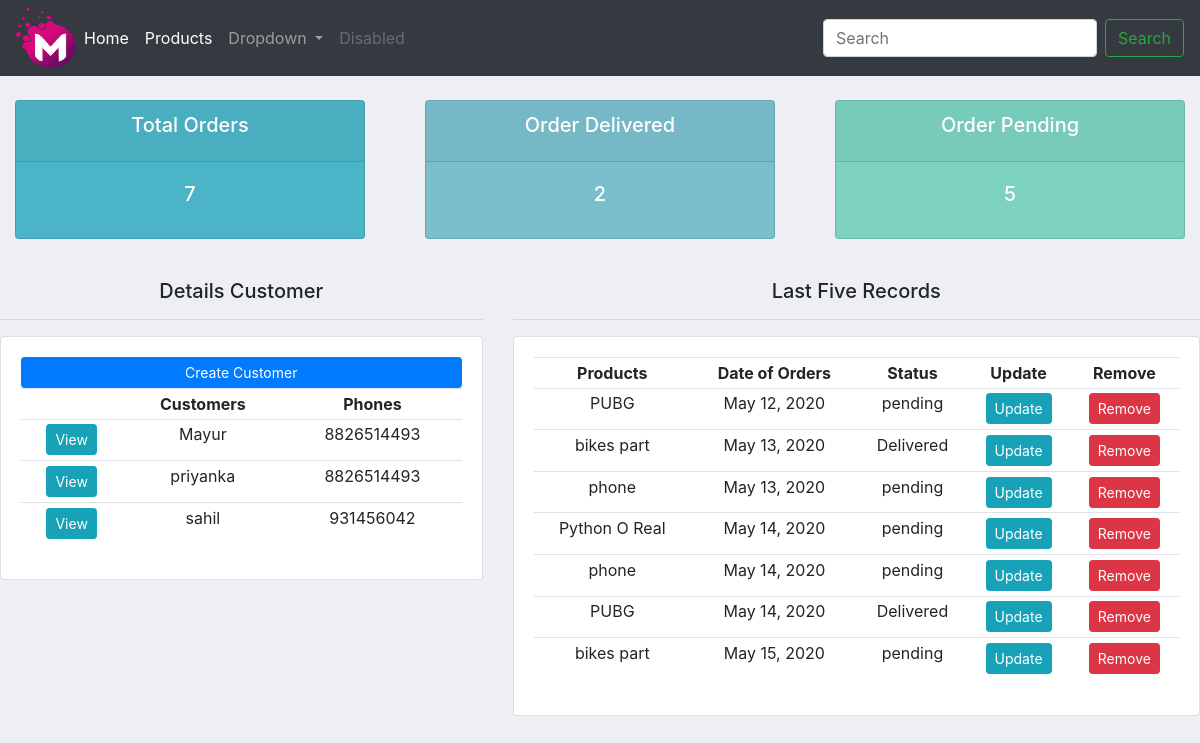
The app's page /, older data.
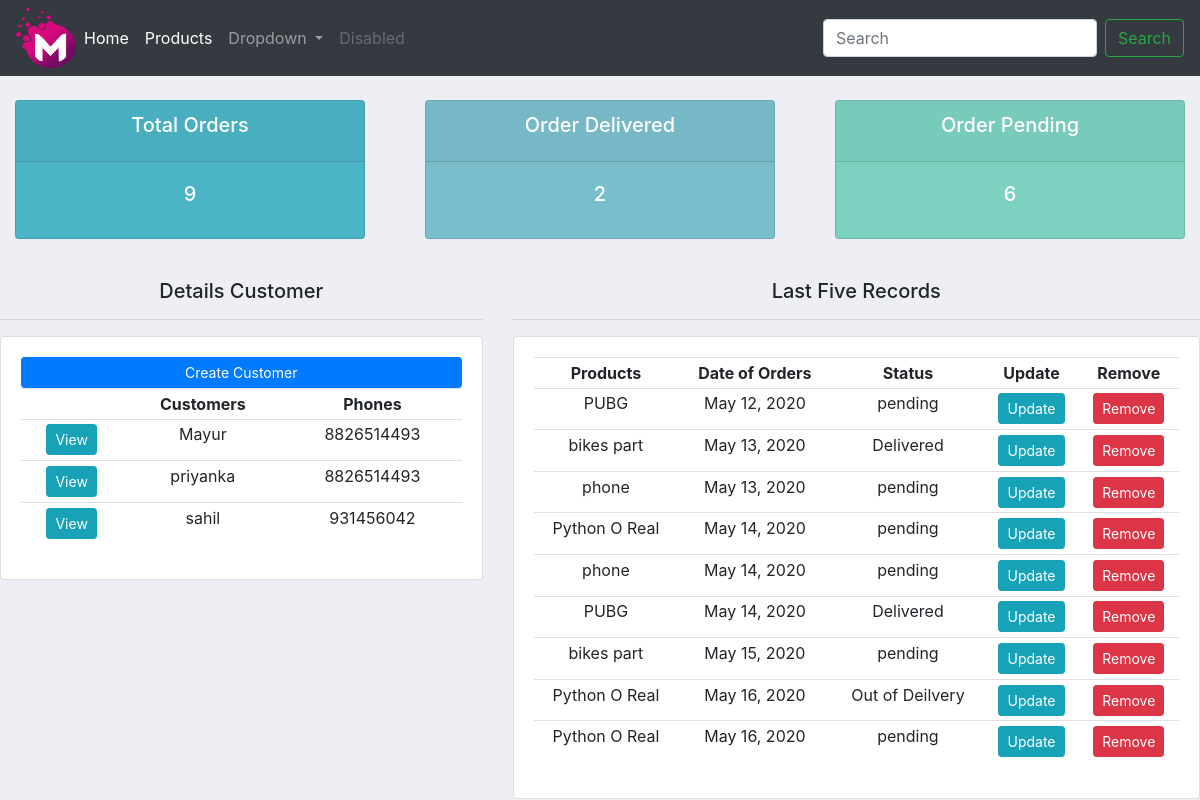
The same page, newer data.
### accounts/models.py (models this page shows, shortened)
class Customer(models.Model):
    name = models.CharField(max_length=200, null=True)
    phone = models.CharField(max_length=200, null=True)
    email = models.CharField(max_length=200,blank=True)
    date_created = models.DateTimeField(auto_now_add=True, null=True)

class Order(models.Model):
    STATUS = (
        ('pending','pending'),
        ('Out of Deilvery','Out of Deilvery'),
        ('Delivered','Delivered'),
    )
    customer = models.ForeignKey(Customer, null=True , on_delete=models.SET_NULL)
    products = models.ForeignKey(Product, null=True , on_delete=models.SET_NULL)
    date_created = models.DateField(auto_now_add=True, null=True)
    status = models.CharField(max_length=200,choices=STATUS)
    notes = models.CharField(max_length=1000,null=True)

class Product(models.Model):
    CATEGORY = (
        ("Indoor","Indoor"),
        ('Out Door','Out Door'),
    )
    name = models.CharField(max_length=200, null=True)
    price = models.FloatField(null=True)
    category = models.CharField(max_length=200, null=True, choices=CATEGORY)
    description = models.CharField(max_length=200, null=True, blank=True)
    date_created = models.DateTimeField(auto_now_add=True, null=True)
    tag = models.ManyToManyField(Tag)
    def __str__(self):
        return self.name

### accounts/views.py (the view)
# urls.py: path('',views.home,name='home'),
def home(request):
    orders_data = Order.objects.all()
    customer_data = Customer.objects.all()
    total_customers = orders_data.count()
    total_orders = customer_data.count()
    total_delivered = orders_data.filter(status='Delivered').count()
    total_pending = orders_data.filter(status='pending').count()
    context = {'orders_show':orders_data,'customer_show':customer_data,'total_orders_show':total_customers,'order_delivered_show':total_delivered,'total_pending_show':total_pending}
    return render(request, 'index.html',context)

### accounts/templates/index.html
{% extends 'navbar.html' %}
{% block content %}
{% include "status.html" %}
<br>
<div class="row">
    <div class="col-md-5">
        <h5 align='center'> Details Customer</h5>
        <hr>
        <div class="card card-body">
            <a class="btn btn-primary btn-sm btn-block" href="">Create Customer </a>
            <table class="table table-sm">
                <tr align="center">
                    <th></th>
                    <th> Customers </th>
                    <th> Phones </th>
                </tr>
                {% for customer in customer_show %}
                <tr align='center'>
                    <td><a class='btn btn-sm btn-info' href="{% url 'customer' customer.id %}"> View </a></td>
                    <td>{{ customer.name }}</td>
                    <td>{{ customer.phone }}</td>
                </tr>
                {% endfor %}
            </table>
        </div>
    </div>
    <div class="col-md-7">
        <h5 align='center'> Last Five Records </h5>
        <hr>
        <div class="card card-body">
            <table class="table table-sm">
                <tr align="center">
                    <th> Products </th>
                    <th> Date of Orders </th>
                    <th> Status </th>
                    <th> Update </th>
                    <th> Remove </th>
                </tr>
                {% for order in orders_show %}
                <tr align='center'>
                    <td>{{ order.products }}</td>
                    <td>{{ order.date_created }}</td>
                    <td>{{ order.status }}</td>
                    <td><a class='btn btn-sm btn-info' href="{% url 'update' order.id %}">Update</a></td>
                    <td><a class='btn btn-sm btn-danger' href="{% url 'delete' order.id %}">Remove</a></td>
                </tr>
                {% endfor %}
        </div>
    </div>
</div>
{% endblock %}

### accounts/templates/navbar.html (shortened to what this page needs)
{% include "links.html" %}
{% load static %}
<!DOCTYPE html>
<html>
    <head>
    </head>
    <body>
<nav class="navbar navbar-expand-lg navbar-dark bg-dark">
  <img  src="{% static 'images/logo_orginal.png' %}">
  <div class="collapse navbar-collapse" id="navbarSupportedContent">
    <ul class="navbar-nav mr-auto">
      <li class="nav-item active">
        <a class="nav-link" href="{% url 'home' %}">Home<span class="sr-only">(current)</span></a>
      </li>
      <li class="nav-item active">
        <a class="nav-link" href="{% url 'products' %}">Products<span class="sr-only">(current)</span></a>
      </li>
      <li class="nav-item dropdown">
        <a class="nav-link dropdown-toggle" href="#" id="navbarDropdown" role="button" data-toggle="dropdown" aria-haspopup="true" aria-expanded="false">
          Dropdown
        </a>
      </li>
      <li class="nav-item">
        <a class="nav-link disabled" href="#">Disabled</a>
      </li>
    </ul>
    <form class="form-inline my-2 my-lg-0">
      <input class="form-control mr-sm-2" type="search" placeholder="Search" aria-label="Search">
      <button class="btn btn-outline-success my-2 my-sm-0" type="submit">Search</button>
    </form>
  </div>
</nav>
        {% block content %}
        {% endblock %}
    </body>
</html>

### accounts/templates/links.html (shortened to what this page needs)
<html>
<head>
{% load static %}
<link rel="stylesheet" href="https://stackpath.bootstrapcdn.com/bootstrap/4.4.1/css/bootstrap.min.css">
<link rel="stylesheet" type="text/css" href="{% static '/css/main.css' %}">
</head>
</html>

### accounts/templates/status.html
<br>
<div class="row">
    <div class="col">
        <div class="col-md">
            <div class="card text-center text-white mb-3" id="totals_order">
                <div class=card-header>
                    <h5 class='card-title'> Total Orders </h5>
                </div>
                <div class=card-body>
                    <h5 class='card-title'>{{ total_orders_show }}</h5>
                </div>
            </div>
        </div>
    </div>
    <div class="col">
        <div class="col-md">
            <div class="card text-center text-white mb-3" id="order_delivered">
                <div class=card-header>
                    <h5 class='card-title'> Order Delivered </h5>
                </div>
                <div class=card-body>
                    <h5 class='card-title'>{{ order_delivered_show }}</h5>
                </div>
            </div>
        </div>
    </div>
    <div class="col">
        <div class="col-md">
            <div class="card text-center text-white mb-3" id="order_pending">
                <div class=card-header>
                    <h5 class='card-title'> Order Pending </h5>
                </div>
                <div class=card-body>
                    <h5 class='card-title'>{{ total_pending_show }}</h5>
                </div>
            </div>
        </div>
    </div>
</div>

### accounts/static/css/main.css (style rules this page uses)
body { background-color: #edeff5; }
#totals_order { background-color: #4cb4c7; }
#order_delivered { background-color: #7abecc; }
#order_pending { background-color: #7CD1C0; }

Row changes from the older to the newer data that the page shows:
added Order: products "Python O Real", date_created "May 16, 2020", status "Out of Deilvery"
added Order: products "Python O Real", date_created "May 16, 2020", status "pending"
Text that changed along with them:
{{ total_orders_show }}: "7" → "9"
{{ total_pending_show }}: "5" → "6"
